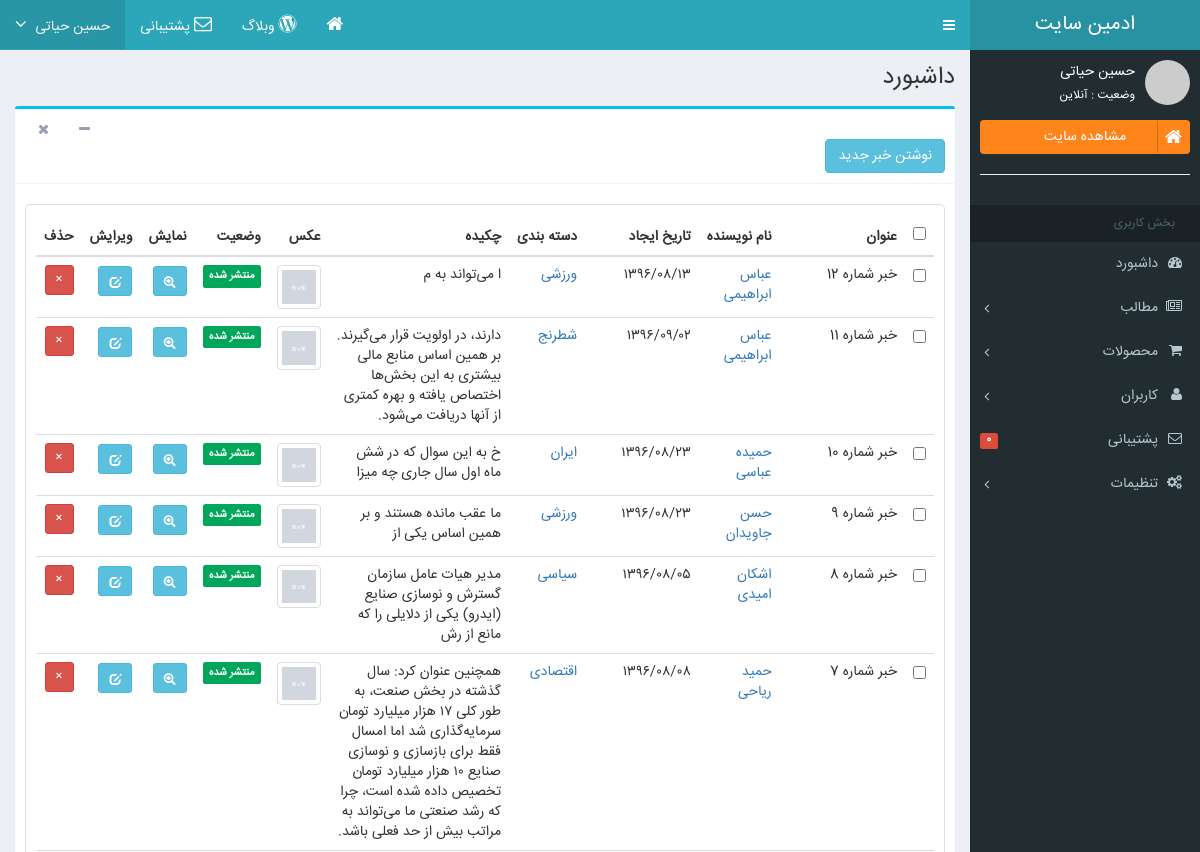
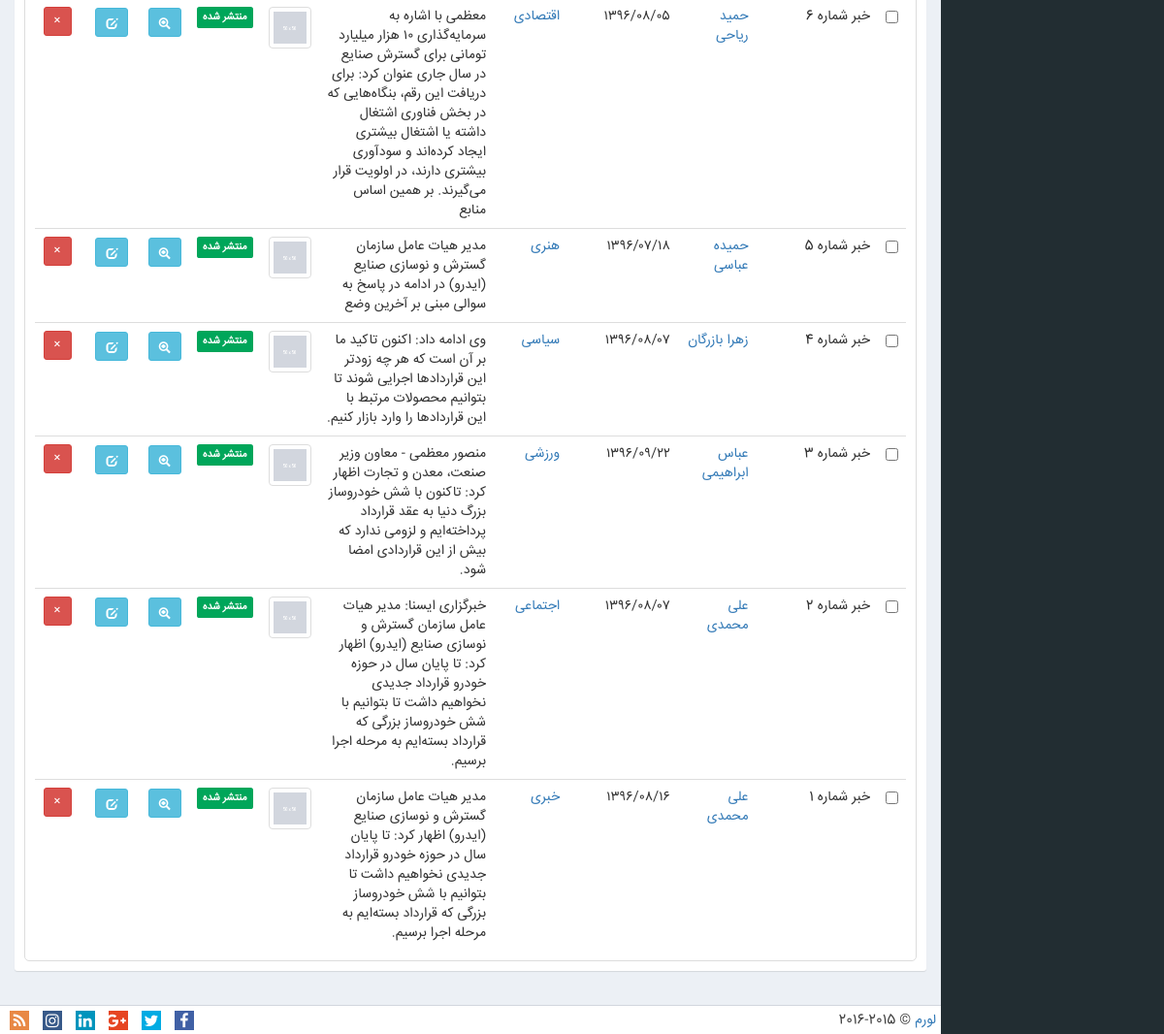
Page /Admin/Dashboard/Articles.php on the committed database (2 pictures, top to bottom).
### tables this page shows
CREATE TABLE `t_news` (
  `id` int(10) NOT NULL,
  `title` varchar(255) DEFAULT NULL,
  `user_id` int(10) DEFAULT NULL,
  `id_cat` int(10) DEFAULT NULL,
  `summary` varchar(255) DEFAULT NULL,
  `text` text,
  `create_time` datetime(6) DEFAULT CURRENT_TIMESTAMP(6),
  `delete` int(1) DEFAULT '0'
);

CREATE TABLE `t_user` (
  `id` int(10) NOT NULL,
  `fullname` varchar(100) DEFAULT NULL,
  `username` varchar(100) DEFAULT NULL,
  `password` varchar(20) DEFAULT NULL,
  `age` int(11) DEFAULT NULL,
  `gender` enum('male','female') DEFAULT NULL
);

CREATE TABLE `t_category` (
  `id` int(10) NOT NULL,
  `title` varchar(100) DEFAULT NULL,
  `parent_id` int(10) DEFAULT NULL
);

### asset/jdf/jdf.php (called while the page is built, shortened)
<?php
function jdate($format,$timestamp='',$none='',$time_zone='Asia/Tehran',$tr_num='fa'){
 $T_sec=0;
 $ts=$T_sec+(($timestamp==='')?time():tr_num($timestamp));
 $date=explode('_',date('H_i_j_n_O_P_s_w_Y',$ts));
 list($j_y,$j_m,$j_d)=gregorian_to_jalali($date[8],$date[3],$date[2]);
 $sl=strlen($format);
 $out='';
 for($i=0; $i<$sl; $i++){
  $sub=substr($format,$i,1);
  switch($sub){
	case'd':
	$out.=($j_d<10)?'0'.$j_d:$j_d;
	break;
	case'm':
	$out.=($j_m>9)?$j_m:'0'.$j_m;
	break;
	case'Y':
	$out.=$j_y;
	break;
	default:$out.=$sub;
  }
 }
 return($tr_num!='en')?tr_num($out,'fa','.'):$out;
}
function tr_num($str,$mod='en',$mf='٫'){
 $num_a=array('0','1','2','3','4','5','6','7','8','9','.');
 $key_a=array('۰','۱','۲','۳','۴','۵','۶','۷','۸','۹',$mf);
 return($mod=='fa')?str_replace($num_a,$key_a,$str):str_replace($key_a,$num_a,$str);
}
function gregorian_to_jalali($gy,$gm,$gd,$mod=''){
	list($gy,$gm,$gd)=explode('_',tr_num($gy.'_'.$gm.'_'.$gd));
 $g_d_m=array(0,31,59,90,120,151,181,212,243,273,304,334);
 if($gy > 1600){
  $jy=979;
  $gy-=1600;
 }else{
  $jy=0;
  $gy-=621;
 }
 $gy2=($gm > 2)?($gy+1):$gy;
 $days=(365*$gy) +((int)(($gy2+3)/4)) -((int)(($gy2+99)/100)) +((int)(($gy2+399)/400)) -80 +$gd +$g_d_m[$gm-1];
 $jy+=33*((int)($days/12053));
 $days%=12053;
 $jy+=4*((int)($days/1461));
 $days%=1461;
 $jy+=(int)(($days-1)/365);
 if($days > 365)$days=($days-1)%365;
 if($days < 186){
  $jm=1+(int)($days/31);
  $jd=1+($days%31);
 }else{
  $jm=7+(int)(($days-186)/30);
  $jd=1+(($days-186)%30);
 }
 return($mod==='')?array($jy,$jm,$jd):$jy .$mod .$jm .$mod .$jd;
}

### Admin/Dashboard/Articles.php (the view, shortened to what this page needs)
<?php include 'header.php' ?>
        <div class="content-wrapper">
            <section class="content-header">
                <h1>
                    داشبورد
                </h1>
            </section>
            <section class="content">
            <div class="row">
                <div class="col-xs-12">
                    <div class="box box-info">
                        <div class="box-header with-border ui-sortable-handle" style="cursor: move;">
                            <br>
                            <a class="btn btn-info" href="news-page.php"> نوشتن خبر جدید </a>
                            <div class="box-tools pull-right">
                                <button class="btn btn-box-tool" data-widget="collapse"><i class="fa fa-minus"></i></button>
                                <button class="btn btn-box-tool" data-widget="remove"><i class="fa fa-times"></i></button>
                            </div>
                        </div>
                        <div class="box-body">
                            <div class="table-responsive">
                                <table class="table no-margin">
                                    <thead>
                                        <tr>
                                            <th>
                                                <input class="ckbox" type="checkbox" value="">
                                            </th>
                                            <th>
                                                عنوان
                                            </th>
                                            <th>
                                               نام نویسنده
                                            </th>
                                            <th>
                                               تاریخ ایجاد
                                            </th>
                                            <th>
                                               دسته بندی
                                            </th>
                                            <th>
                                                چکیده
                                            </th>
                                            <th>
                                               عکس
                                            </th>
                                            <th>
                                                وضعیت
                                            </th>
                                            <th>نمایش</th>
                                            <th>ویرایش</th>
                                            <th>حذف</th>
                                        </tr>
                                    </thead>
                                    <tbody>
<?php
$news_query=mysqli_query($connect,"SELECT * FROM t_news ORDER BY id DESC ");
$news=mysqli_fetch_all($news_query,MYSQLI_ASSOC);
foreach ($news as $item){
?>
                                        <tr>
                                            <td>
                                                <input type="checkbox" value="">
                                            </td>
                                            <td class="col-md-3">
<?php echo $item['title']; ?>
                                            </td>
                                            <td class="col-md-1">
                                                <a href="#">
                                                <?php
                                                $user_id=$item['user_id'];
$user_query=mysqli_query($connect,"SELECT fullname FROM t_user INNER JOIN t_news ON '$user_id'=t_user.id");
$user=mysqli_fetch_assoc($user_query);
echo $user['fullname'];
                                                ?>
                                                </a>
                                            </td>
                                            <td class="col-md-2">
<?php echo jdate('Y/m/d',strtotime($item['create_time'])); ?>
                                            </td>
                                            <td class="col-md-1">
                                                <a href="#">
                                                    <?php
                                                    $id_cat=$item['id_cat'];
$cat_query=mysqli_query($connect,"SELECT t_category.title FROM t_category INNER JOIN t_news ON
                  t_category.id=$id_cat");
$cat=mysqli_fetch_assoc($cat_query);
echo $cat['title'];
                                                    ?>
                                                </a>
                                            </td>
                                            <td class="col-md-4">
<?php echo $item['summary']; ?>
                                            </td>
                                            <td class="col-md-1">
                                                <img class="img-responsive img-thumbnail" src="Images/default-50x50.gif">
                                            </td>
                                            <td class="col-md-1">
                                                <span class="label label-success">منتشر شده</span>
                                            </td>
                                            <th>
                                                <a class="btn btn-info btn-sm glyphicon glyphicon-zoom-in" href="@Url.Action(MVC.Article.ArticleDetail(item.Id,item.NewsTitle))"></a>
                                            </th>
                                            <th>
                                                <a class="btn btn-info btn-sm glyphicon glyphicon-edit" href="@Url.Action(MVC.CpAdmin.News.Edit(item.Id))"></a>
                                            </th>
                                            <th>
                                                <a class="btn btn-danger btn-sm" href="@Url.Action(MVC.CpAdmin.News.Delete(item.Id))">×</a>
                                            </th>
                                        </tr>
<?php } ?>
                                    </tbody>
                                </table>
                            </div>
                        </div>
                    </div>
                </div>
            </div>
                </section>
                                </div>
                            </div>
        <footer class="main-footer">
            <div class="pull-right hidden-xs">
                <a href="#">لورم</a> &copy; 2015-2016
            </div>
            <div class="pull-left">
                <ul class="social list-unstyled list-inline" itemscope itemtype="http://schema.org/Organization">
                    <li><a itemprop="sameAs" target="_blank" href="//www.facebook.com/#" title="# facebook fanpage"><i class="fa fa-facebook"></i><span class="sr-only">سبوک </span></a></li>
                    <li><a itemprop="sameAs" target="_blank" href="//twitter.com/#"><i class="fa fa-twitter" title="# twitter"></i><span class="sr-only">توئیتر </span></a></li>
                    <li><a itemprop="sameAs" target="_blank" href="//www.google.com/#" rel="publisher" title="# google plus"><i class="fa fa-google-plus"></i><span class="sr-only">گوگل پلاس </span></a></li>
                    <li><a itemprop="sameAs" target="_blank" href="//www.linkedin.com/company/#" title="# linkedin page"><i class="fa fa-linkedin"></i><span class="sr-only">لینکداین </span></a></li>
                    <li><a itemprop="sameAs" target="_blank" href="//instagram.com/#?ref=badge" title="# instagram"><i class="fa fa-instagram"><span class="sr-only">اینستاگرام </span></i></a></li>
                    <li><a target="_blank" href="#" title="# feed"><i class="fa fa-rss"></i><span class="sr-only">اشتراک فید </span></a></li>
                </ul>
            </div>
        </footer>
</body>
</html>

### rows in the picture
t_news: title "خبر شماره 12", user.fullname "عباس ابراهیمی", create_time "۱۳۹۶/۰۸/۱۳", t_category.title "ورزشی", summary "ا می‌تواند به م"
t_news: title "خبر شماره 11", user.fullname "عباس ابراهیمی", create_time "۱۳۹۶/۰۹/۰۲", t_category.title "شطرنج", summary "دارند، در اولویت قرار می‌گیرند. بر همین اساس منابع مالی بیشتری به این بخش‌ها اختصاص یافته و بهره کمتری از آنها دریافت می‌شود."
t_news: title "خبر شماره 10", user.fullname "حمیده عباسی", create_time "۱۳۹۶/۰۸/۲۳", t_category.title "ایران", summary "خ به این سوال که در شش ماه اول سال جاری چه میزا"
t_news: title "خبر شماره 9", user.fullname "حسن جاویدان", create_time "۱۳۹۶/۰۸/۲۳", t_category.title "ورزشی", summary "ما عقب مانده هستند و بر همین اساس یکی از"
t_news: title "خبر شماره 8", user.fullname "اشکان امیدی", create_time "۱۳۹۶/۰۸/۰۵", t_category.title "سیاسی", summary "مدیر هیات عامل سازمان گسترش و نوسازی صنایع (ایدرو) یکی از دلایلی را که مانع از رش"
t_news: title "خبر شماره 7", user.fullname "حمید ریاحی", create_time "۱۳۹۶/۰۸/۰۸", t_category.title "اقتصادی", summary "همچنین عنوان کرد: سال گذشته در بخش صنعت، به طور کلی ۱۷ هزار میلیارد تومان سرمایه‌گذاری شد اما امسال فقط برای بازسازی و نوسازی صنایع ۱۰ هزار میلیارد تومان تخصیص داده شده است، چرا که رشد صنعتی ما می‌تواند به مراتب بیش از حد فعلی باشد."
t_news: title "خبر شماره 6", user.fullname "حمید ریاحی", create_time "۱۳۹۶/۰۸/۰۵", t_category.title "اقتصادی", summary "معظمی با اشاره به سرمایه‌گذاری ۱۰ هزار میلیارد تومانی برای گسترش صنایع در سال جاری عنوان کرد: برای دریافت این رقم، بنگاه‌هایی که در بخش فناوری اشتغال داشته یا اشتغال بیشتری ایجاد کرده‌اند و سودآوری بیشتری دارند، در اولویت قرار می‌گیرند. بر همین اساس منابع"
t_news: title "خبر شماره 5", user.fullname "حمیده عباسی", create_time "۱۳۹۶/۰۷/۱۸", t_category.title "هنری", summary "مدیر هیات عامل سازمان گسترش و نوسازی صنایع (ایدرو) در ادامه در پاسخ به سوالی مبنی بر آخرین وضع"
t_news: title "خبر شماره 4", user.fullname "زهرا بازرگان", create_time "۱۳۹۶/۰۸/۰۷", t_category.title "سیاسی", summary "وی ادامه داد: اکنون تاکید ما بر آن است که هر چه زودتر این قراردادها اجرایی شوند تا بتوانیم محصولات مرتبط با این قراردادها را وارد بازار کنیم."
t_news: title "خبر شماره 3", user.fullname "عباس ابراهیمی", create_time "۱۳۹۶/۰۹/۲۲", t_category.title "ورزشی", summary "منصور معظمی - معاون وزیر صنعت، معدن و تجارت اظهار کرد: تاکنون با شش خودروساز بزرگ دنیا به عقد قرارداد پرداخته‌ایم و لزومی ندارد که بیش از این قراردادی امضا شود."
t_news: title "خبر شماره 2", user.fullname "علی محمدی", create_time "۱۳۹۶/۰۸/۰۷", t_category.title "اجتماعی", summary "خبرگزاری ایسنا: مدیر هیات عامل سازمان گسترش و نوسازی صنایع (ایدرو) اظهار کرد: تا پایان سال در حوزه خودرو قرارداد جدیدی نخواهیم داشت تا بتوانیم با شش خودروساز بزرگی که قرارداد بسته‌ایم به مرحله اجرا برسیم."
t_news: title "خبر شماره 1", user.fullname "علی محمدی", create_time "۱۳۹۶/۰۸/۱۶", t_category.title "خبری", summary "مدیر هیات عامل سازمان گسترش و نوسازی صنایع (ایدرو) اظهار کرد: تا پایان سال در حوزه خودرو قرارداد جدیدی نخواهیم داشت تا بتوانیم با شش خودروساز بزرگی که قرارداد بسته‌ایم به مرحله اجرا برسیم."
